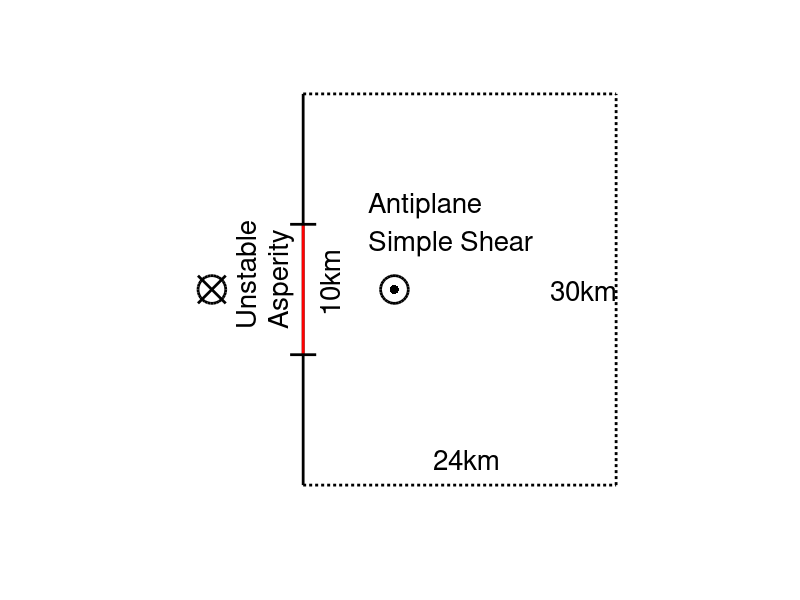

Write the MATLAB code that produced this figure. (Note: this script raises an error after producing the figure.)
%%
clear
close all
figure(1)
set(0,'defaultfigurecolor','w')
set(gcf,'Position',[20 20 1000 600]);%左下角位置，宽高
%%
plot([0 0],[-15,15], 'k', "lineWidth", 2)
hold on
plot([24 24],[-15,15], 'k:', "lineWidth", 2)
plot([0 24],[15,15], 'k:', "lineWidth", 2)
plot([0 24],[-15,-15], 'k:', "lineWidth", 2)
%%
plot(7,0,'ko', 'MarkerSize', 20,"lineWidth", 2)
plot(7,0,'k.', 'MarkerSize', 20,"lineWidth", 2)
plot(-7,0,'ko', 'MarkerSize', 20,"lineWidth", 2)
plot(-7,0,'kx', 'MarkerSize', 20,"lineWidth", 2)
%%
plot([0 0],[-5,5], 'r', "lineWidth", 2)
plot([-1 1],[5,5], 'k', "lineWidth", 2)
plot([-1 1],[-5,-5], 'k', "lineWidth", 2)
%%
text(5,5,["Antiplane"; "Simple Shear"],"Fontsize",20)
text(-3,-3,["Unstable"; "Asperity"],"Fontsize",20,'rotation',90)
text(2,-2,"10km","Fontsize",20,'rotation',90)
text(19,0,"30km","Fontsize",20)
text(10,-13,"24km","Fontsize",20)
axis equal
axis off
%%
export_fig png -r600 antiplane_model